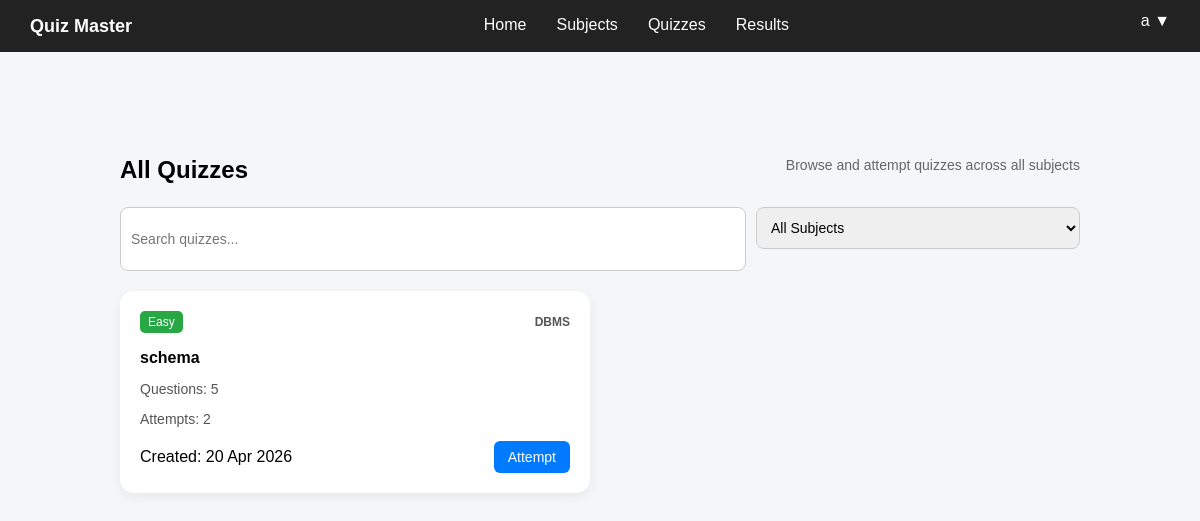
Screenshot of /dashboard/quizzes (signed in) with the database file from the repository.
### controller/models.py (models this page shows)
class Quiz(db.Model):
    __tablename__ = "quizzes"
    id = db.Column(db.Integer, primary_key=True)
    title = db.Column(db.String(200), nullable=False)
    created_at = db.Column(db.DateTime, default=datetime.utcnow)
    subject_id = db.Column(db.Integer, db.ForeignKey("subjects.id"), nullable=False)
    questions = db.relationship("Question", backref="quiz", lazy=True)
    attempts = db.relationship("Attempt", backref="quiz", lazy=True)

class Subject(db.Model):
    __tablename__ = "subjects"
    id = db.Column(db.Integer, primary_key=True)
    name = db.Column(db.String(100), nullable=False)
    description = db.Column(db.Text)
    quizzes = db.relationship("Quiz", backref="subject", lazy=True)

### app.py (the view)
@app.route("/dashboard/quizzes")
def student_all_quizzes():
    if "user_id" not in session:
        flash("Please login first")
        return redirect(url_for("login"))
    quizzes = Quiz.query.order_by(Quiz.created_at.desc()).all()
    return render_template("student_all_quizzes.html", quizzes=quizzes)

### templates/student_all_quizzes.html (shortened to what this page needs)
{% extends "base.html" %}
{% block content %}
<div class="container">
    <div class="header">
        <h1>All Quizzes</h1>
        <p class="subtitle">Browse and attempt quizzes across all subjects</p>
    </div>
    <div class="top-bar">
        <input type="text" placeholder="Search quizzes...">
        <select>
            <option>All Subjects</option>
        </select>
    </div>
    <div class="quiz-grid">
        {% for quiz in quizzes %}
        <div class="quiz-card">
            <div class="quiz-top">
                <span class="tag easy">Easy</span>
                <span class="subject">{{ quiz.subject.name }}</span>
            </div>
            <h3>{{ quiz.title }}</h3>
            <p class="small">Questions: {{ quiz.questions|length }}</p>
            <p class="small">Attempts: {{ quiz.attempts|length }}</p>
            <div class="quiz-bottom">
                <span class="small">
                    Created: {{ quiz.created_at.strftime("%d %b %Y") }}
                </span>
                <button class="btn attempt" onclick='location.href="{{ url_for("attempt_quiz", quiz_id=quiz.id) }}"'>
                    Attempt
                </button>
            </div>
        </div>
        {% endfor %}
    </div>
</div>
{% endblock %}

### static/css/base.css (style rules this page uses)
body { font-family: Arial, sans-serif; background: #f4f6f8; margin: 0; }
.container { max-width: 1000px; margin: 30px auto; padding: 20px; border-radius: 12px; }
.header { display: flex; justify-content: space-between; align-items: center; margin-bottom: 20px; }
.header h1 { margin: 0; font-size: 24px; }
.subtitle { font-size: 14px; color: #666; margin-top: 5px; }
.tag { padding: 4px 8px; border-radius: 5px; font-size: 12px; color: white; }
.subject { background: #28a745; }
.attempt { background: #6f42c1; }
.btn { padding: 8px 14px; border: none; border-radius: 6px; cursor: pointer; font-size: 14px; }
.btn.attempt { background: #007bff; color: white; }
.top-bar { display: flex; gap: 10px; margin-bottom: 20px; }
.top-bar input { flex: 2; padding: 10px; border-radius: 8px; border: 1px solid #ccc; outline: none; font-size: 14px; height: 42px; }
.top-bar select { flex: 1; padding: 10px; border-radius: 8px; border: 1px solid #ccc; font-size: 14px; outline: none; height: 42px; }
.quiz-grid { display: grid; grid-template-columns: repeat(2, 1fr); gap: 20px; }
.quiz-card { background: white; padding: 20px; border-radius: 14px; box-shadow: 0 4px 12px rgba(0, 0, 0, 0.06); transition: 0.2s; }
.quiz-top { display: flex; justify-content: space-between; align-items: center; margin-bottom: 10px; }
.easy { background: #28a745; }
.quiz-card .subject { font-size: 12px; color: #555; font-weight: bold; background: none; padding: 0; }
.quiz-card h3 { font-size: 16px; margin-bottom: 6px; }
.quiz-card p { color: #555; font-size: 14px; margin-bottom: 4px; }
.quiz-bottom { display: flex; justify-content: space-between; align-items: center; margin-top: 14px; }
body { padding-bottom: 80px; }

### rows the page displays
Quiz: subject.name "DBMS", title "schema", questions|length "5", attempts|length "2", created_at "20 Apr 2026"

### other values shown
{{ session.get('username', 'User') }} "a"
